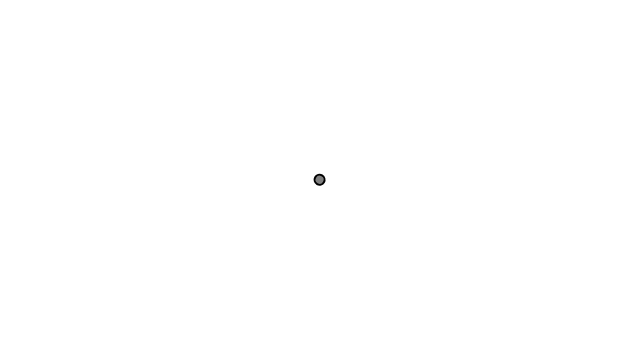
Frame 1 (no input)
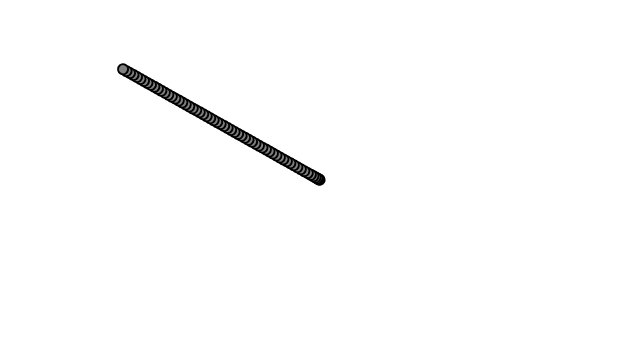
Frame 60 (no input)
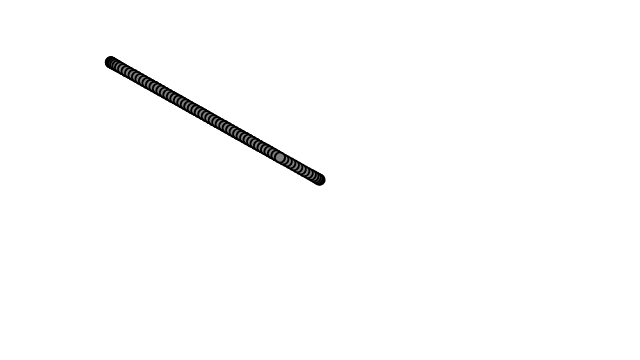
Frame 120 (the mouse pressed at the canvas centre since frame 60)

The p5.js sketch that drew these frames (run headless with seeded random() and noise() and a simulated clock; from frame 60 on, the mouse is pressed at the canvas centre):

// p5.js sketch
// ── sketch.js
// The Nature of Code
// Daniel Shiffman
// http://natureofcode.com

let mover;

function setup() {
  createCanvas(640, 360);
  mover = new Mover();
}

function draw() {
  //background(100);
  mover.update();
  mover.checkEdges();
  mover.display();
}
// ── mover.js
// The Nature of Code
// Daniel Shiffman
// http://natureofcode.com

class Mover {
  constructor() {
    this.position = createVector(width / 2, height / 2);
    this.velocity = createVector(0, 0);
    this.acceleration = 0;
    this.topspeed = 4;
    this.xoff = 1000;
    this.yoff = 0;
    this.r = 16;
  }

  update() {
    let mouse = createVector(mouseX, mouseY);
    let dir = p5.Vector.sub(mouse, this.position);
    dir.normalize();
    dir.mult(0.5);
    this.acceleration = dir;

    this.velocity.add(this.acceleration);
    this.velocity.limit(this.topspeed);
    this.position.add(this.velocity);
  }

  display() {
    let angle = this.velocity.heading();

    stroke(0);
    strokeWeight(2);
    fill(127);
    push();
    rectMode(CENTER);

    translate(this.position.x, this.position.y);
    rotate(angle);
    ellipse(0, 0, 10, 10);

    pop();
  }

  checkEdges() {
    if (this.position.x > width) {
      this.position.x = 0;
    } else if (this.position.x < 0) {
      this.position.x = width;
    }

    if (this.position.y > height) {
      this.position.y = 0;
    } else if (this.position.y < 0) {
      this.position.y = height;
    }
  }
}
